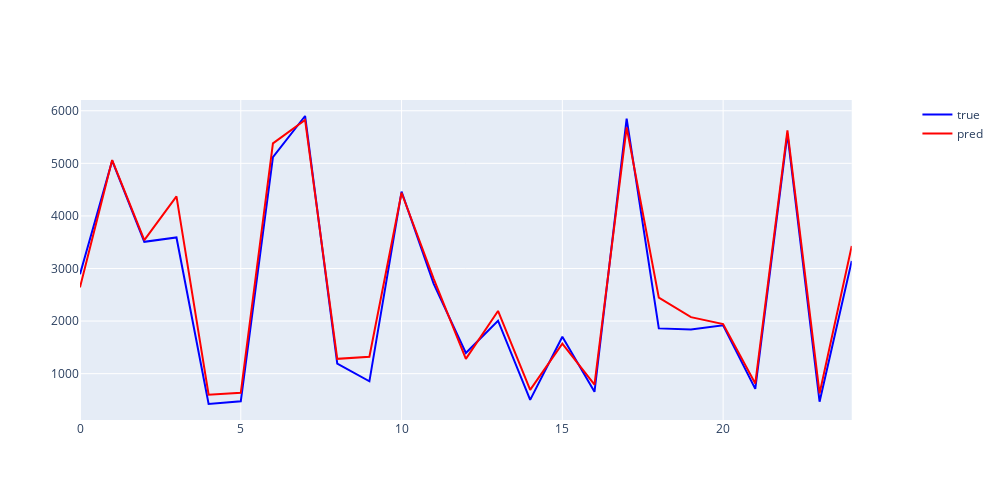

Source (notebook cell):
### Code cell
df_need_1, df_need_2 = load_data("./마지막데이터/zumun8ho1_power_weather_df.csv")
%run ./make_model.ipynb

### Figure 1 — Plotly figure (JSON) as saved in the notebook; plotly's stock layout.template omitted (floating-point values rounded to 4 significant figures)
{"data": [{"line": {"color": "blue"}, "mode": "lines", "name": "true", "type": "scatter", "x": [0, 1, 2, 3, 4, 5, 6, 7, 8, 9, 10, 11, 12, 13, 14, 15, 16, 17, 18, 19, 20, 21, 22, 23, 24], "xaxis": "x", "y": [2890.0, 5049.0, 3507.0, 3590.0, 422.9, 473.9, 5117.0, 5900.0, 1193.0, 854.5, 4463.0, 2709.0, 1394.0, 2007.0, 502.3, 1701.0, 653.9, 5850.0, 1861.0, 1838.0, 1920.0, 711.0, 5558.0, 466.1, 3144.0], "yaxis": "y"}, {"line": {"color": "red"}, "mode": "lines", "name": "pred", "type": "scatter", "x": [0, 1, 2, 3, 4, 5, 6, 7, 8, 9, 10, 11, 12, 13, 14, 15, 16, 17, 18, 19, 20, 21, 22, 23, 24], "xaxis": "x", "y": [2641.0, 5062.0, 3541.0, 4373.0, 599.6, 636.7, 5379.0, 5824.0, 1281.0, 1321.0, 4441.0, 2804.0, 1282.0, 2192.0, 690.3, 1570.0, 792.1, 5684.0, 2445.0, 2074.0, 1943.0, 812.4, 5628.0, 624.9, 3429.0], "yaxis": "y"}], "layout": {"height": 500, "width": 1000, "xaxis": {"anchor": "y", "domain": [0, 0.94]}, "yaxis": {"anchor": "x", "domain": [0, 1]}, "yaxis2": {"anchor": "x", "overlaying": "y", "side": "right"}}}
